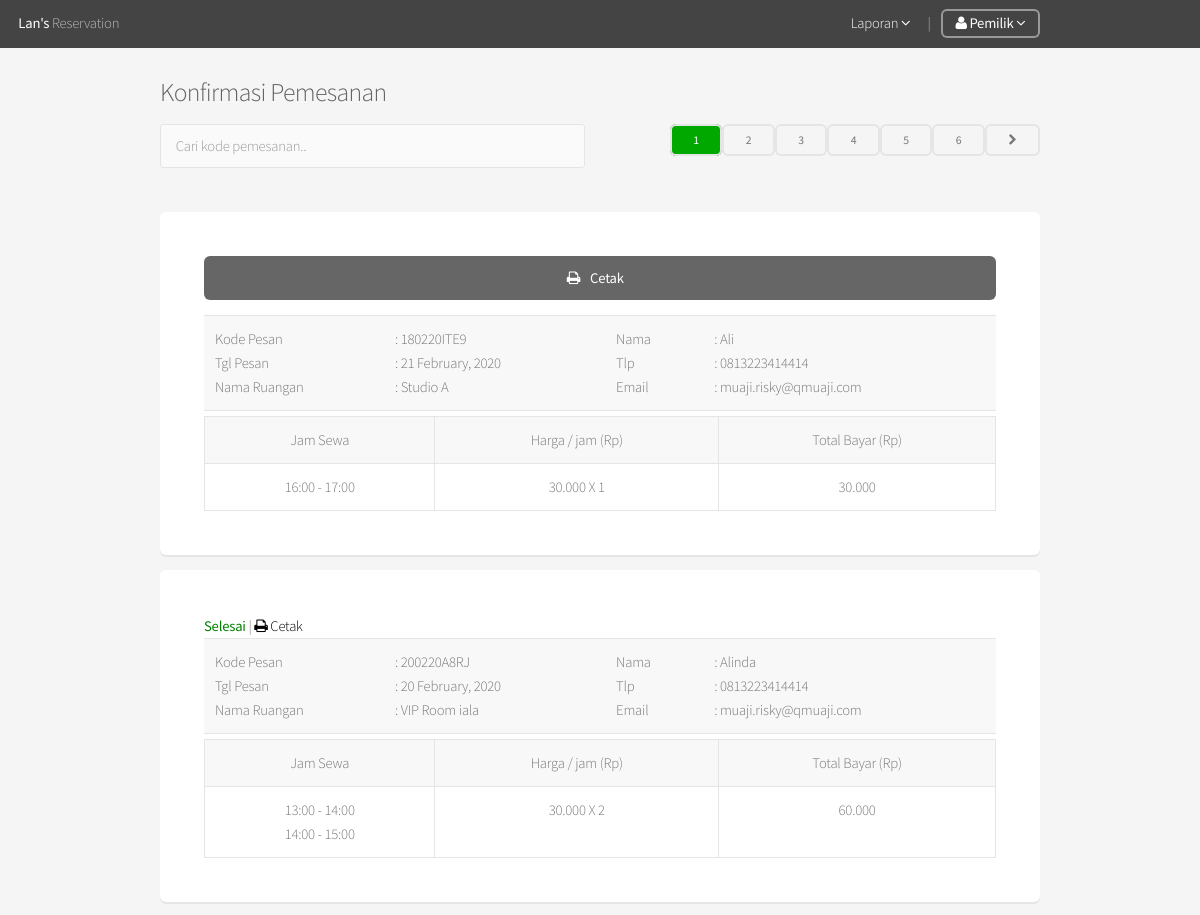
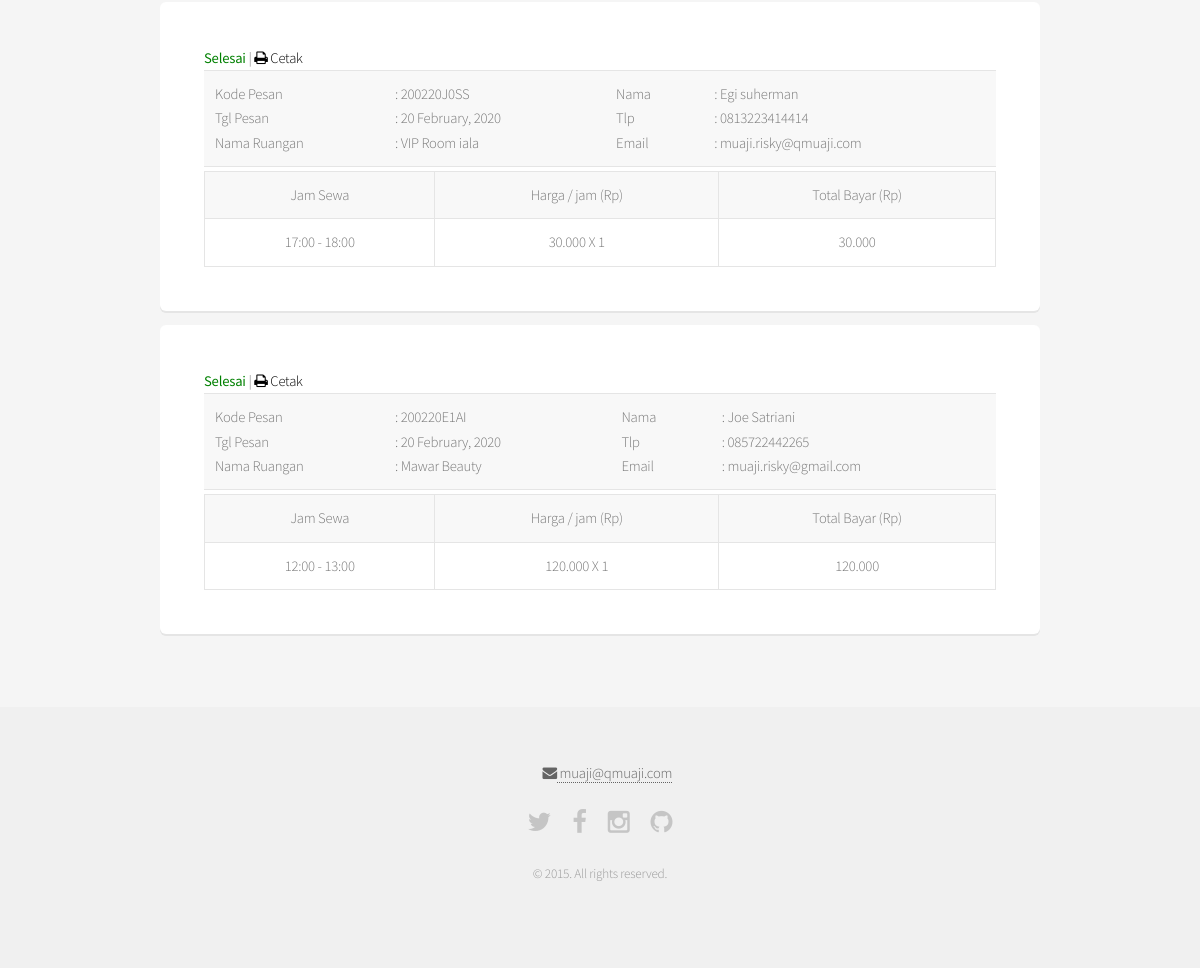
Page /a_konfirm2.php (signed in) on the committed database (2 pictures, top to bottom).
### tables this page shows
CREATE TABLE `transactions` (
  `trans_id` bigint(20) UNSIGNED NOT NULL,
  `user_id` bigint(20) UNSIGNED NOT NULL,
  `book_code` varchar(50) NOT NULL,
  `book_date` date NOT NULL,
  `studio_name` varchar(50) DEFAULT NULL,
  `first_name` varchar(50) NOT NULL,
  `email` varchar(50) NOT NULL,
  `tlp` varchar(50) NOT NULL,
  `price` int(10) UNSIGNED NOT NULL,
  `q` tinyint(3) UNSIGNED NOT NULL,
  `total` int(11) NOT NULL
);

CREATE TABLE `bookings` (
  `booking_id` bigint(20) UNSIGNED NOT NULL,
  `studio_id` bigint(20) UNSIGNED NOT NULL,
  `book_code` varchar(50) NOT NULL,
  `book_date` date NOT NULL,
  `i_time` tinyint(4) UNSIGNED NOT NULL
);

### core/functions/general.php (called while the page is built, shortened)
<?php
function rupiah($angka) {
    return number_format($angka,0,',','.');
}

### a_konfirm2.php (the view, shortened to what this page needs)
<?php
require 'core/init.php';
include 'includes/_header.php';
$batas		= 4;
if (isset($_GET['page'])) $noPage = $_GET['page'];
	else $noPage = 1;
$offset=($noPage - 1) * $batas;
if(isset($_POST['cari'])){
  	$cari 		= trim($_POST['cari']);
	$nota 		= mysql_query("SELECT * FROM transactions WHERE book_code='$cari' ORDER BY book_date DESC");
    $q     	  	= mysql_query("SELECT COUNT(user_id) FROM transactions WHERE book_code='$cari'");
	?>		<?php
}else{
	$nota 		= mysql_query("SELECT * FROM transactions ORDER BY book_date DESC LIMIT $offset, $batas") or die (mysql_error());
	$q 			= mysql_query("SELECT COUNT(user_id) from transactions");
}
?>
<div style="margin-top:-30px" id="main" class="container">
	<h3> Konfirmasi Pemesanan</h3>
	<form action="" method="POST">
		<div class="row">
			<div class="6u 12u">
		  		<input type="text" name="cari" placeholder="Cari kode pemesanan..">
			</div>
			<div  align="right" class="6u 12u">
				<?php
			 	$jml 		= mysql_fetch_array($q);
			  	$jmlData	= $jml[0];
			  	$jmlPage	= ceil($jmlData / $batas);
				  for($i=1; $i <= $jmlPage; $i++){
				    if ((($i >= $noPage - $batas) && ($i <= $noPage + $batas)) || ($i == 1)  || $i == $jmlPage){
				      if($i==$noPage) echo "<a class='button special alt small'>$i</a>";
				      else echo "<a class='button alt small' href=".$_SERVER['PHP_SELF']."?page=".$i." > ".$i."</a>";
				    }
				}
				if ($noPage < $jmlPage) echo "<a class='button alt small' href=$_SERVER[PHP_SELF]?page=".($noPage+1)."><span class='icon fa-chevron-right'></span></a>";
				?>
			</div>
		</div>
	</form>
	<?php
		while($row = mysql_fetch_assoc($nota)){
			$query2 	= mysql_query("SELECT i_time  FROM bookings WHERE book_code='$row[book_code]'");
		?>
	<div class="box">
		<?php
		$today_dt = new DateTime(date('Y-m-d'));
		$expire_dt = new DateTime($row['book_date']);
		if ($expire_dt >= $today_dt) {
			?><a href="cetakNota.php?code=<?= md5($row['book_code']) ?>" class="button fit icon fa-print" target="blank"> Cetak</a><?php
		} else {
			?><b style="color:green">Selesai </b> | <a href="cetakNota.php?code=<?= md5($row['book_code']) ?>" class="icon fa-print" target="blank"> Cetak</a> <?php
		}
		?>
		<table>
		<tr>
			<td width="180px">
				Kode Pesan <br>
				Tgl Pesan <br>
				Nama Ruangan
			</td>
			<td>
				: <?= $row['book_code'] ?> <br>
				: <?= date('d F, Y', strtotime($row['book_date'])) ?>  <br>
				: <?= $row['studio_name'] ?>
			</td>
			<td widtd="90px">
				Nama <br>
				Tlp <br>
				Email <br>
			</td>
			<td>
				: <?= $row['first_name'] ?> <br>
				: <?= $row['tlp'] ?> <br>
				: <?= $row['email'] ?>
			</td>
		</tr>
	</table>
	<table class="alt" style="margin-top:-25px">
		<tr align="center">
			<td>Jam Sewa</td>
			<td>Harga / jam (Rp)</td>
			<td>Total Bayar (Rp)</td>
		</tr>
		<tr align="center">
			<td>
			<?php
			while($row2 = mysql_fetch_assoc($query2)) {
				$end = $row2['i_time'] + 1;
				echo $row2['i_time'],":00 - $end:00"."<br>";
			}
			?>
			</td>
			<td>
				<?= rupiah($row['price']) ." X ".$row['q']?>
			</td>
			<td><?= rupiah($row['total'])?></td>
		</tr>
	</table>
	</div>
		<?php
		}
		?>
	</div>
	<?php include 'includes/_footer.php';

### rows in the picture
transactions: book_code "180220ITE9", book_date "21 February, 2020", studio_name "Studio A", first_name "Ali", tlp "0813223414414", email "muaji.risky@qmuaji.com", price "30.000", q "1", total "30.000"
bookings: i_time "16", i_time "17"
transactions: book_code "200220A8RJ", book_date "20 February, 2020", studio_name "VIP Room iala", first_name "Alinda", tlp "0813223414414", email "muaji.risky@qmuaji.com", price "30.000", q "2", total "60.000"
bookings: i_time "13", i_time "14"
bookings: i_time "14", i_time "15"
transactions: book_code "200220J0SS", book_date "20 February, 2020", studio_name "VIP Room iala", first_name "Egi suherman", tlp "0813223414414", email "muaji.risky@qmuaji.com", price "30.000", q "1", total "30.000"
bookings: i_time "17", i_time "18"
transactions: book_code "200220E1AI", book_date "20 February, 2020", studio_name "Mawar Beauty", first_name "Joe Satriani", tlp "085722442265", email "muaji.risky@gmail.com", price "120.000", q "1", total "120.000"
bookings: i_time "12", i_time "13"
